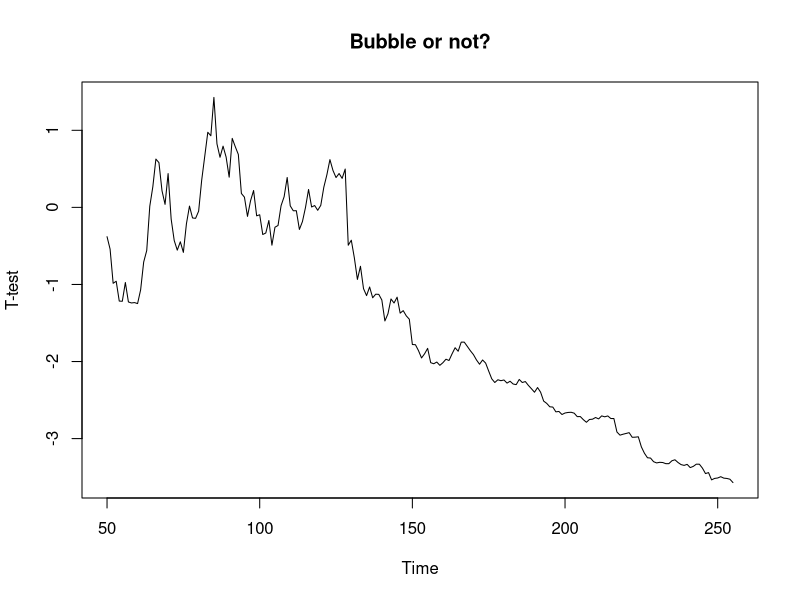

R code for this plot:
setwd("C:/Courses/ORF504Financial Econometrics/HW2")
Temp=read.csv("Intelmonthly.csv",header=TRUE)
cp<-Temp[,7]

L<-length(cp)
ttest<-rep(0,L)
row<-rep(0,L)
cpr<-rep(0,L)
for(i in 1:L)
{
cpr[i]<-cp[L+1-i]
}
logprice<-log(cpr)
for (i in 50:L)
{
  xmean2<-sum(logprice[2:i])/(i-1)
  xmean1<-sum(logprice[1:i-1])/(i-1)
 row[i]<-sum((logprice[2:i]-xmean2)* (logprice[1:(i-1)]-xmean1))/sum((logprice[1:i-1]-xmean1)^2)
ttest[i]<-i*(row[i]-1)
}
plot(seq(50,L,1),ttest[50:L],type="l",xlab="Time",ylab="T-test",main="Bubble or not?")